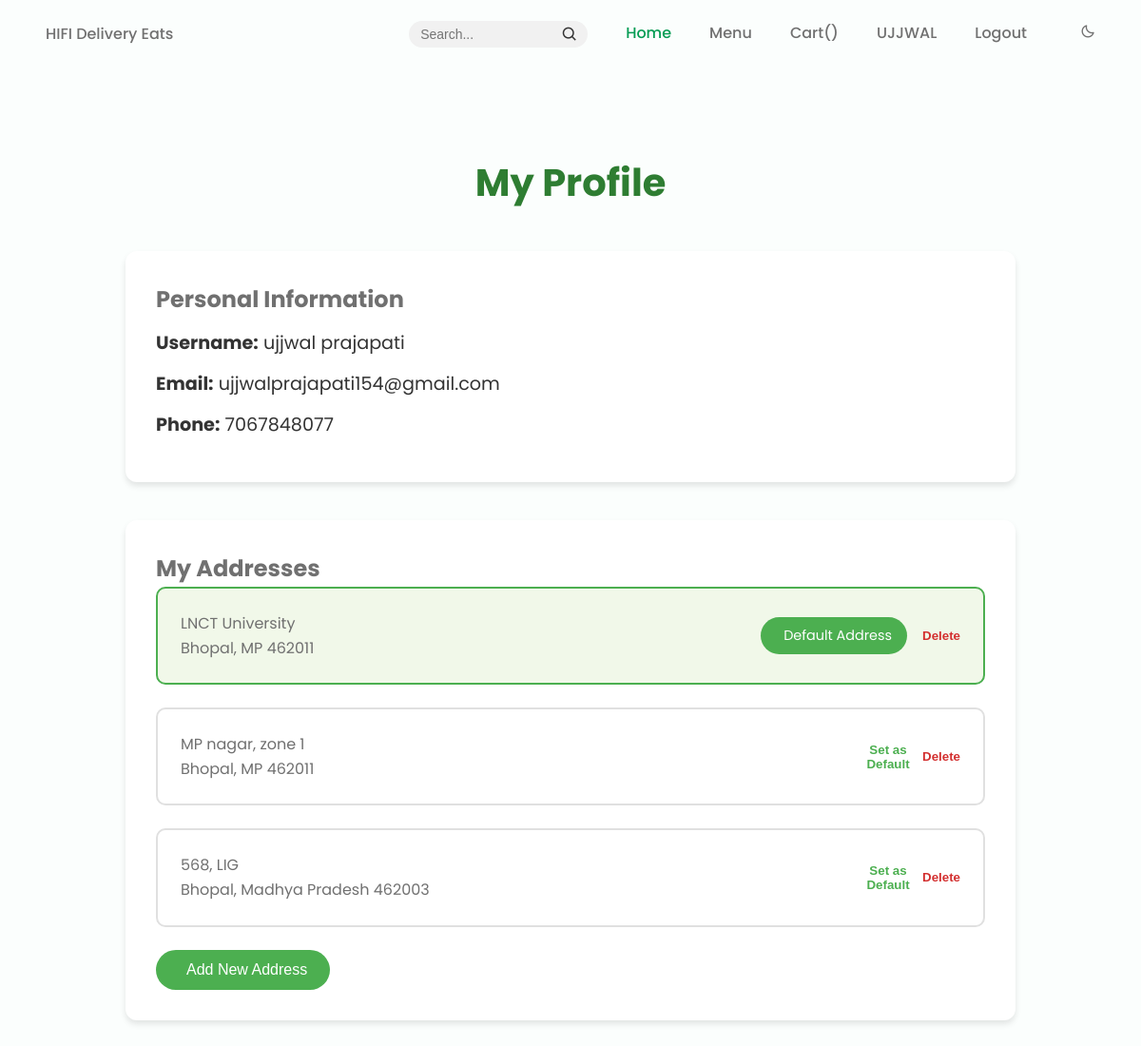
The app's page /user/profile (signed in), older data.
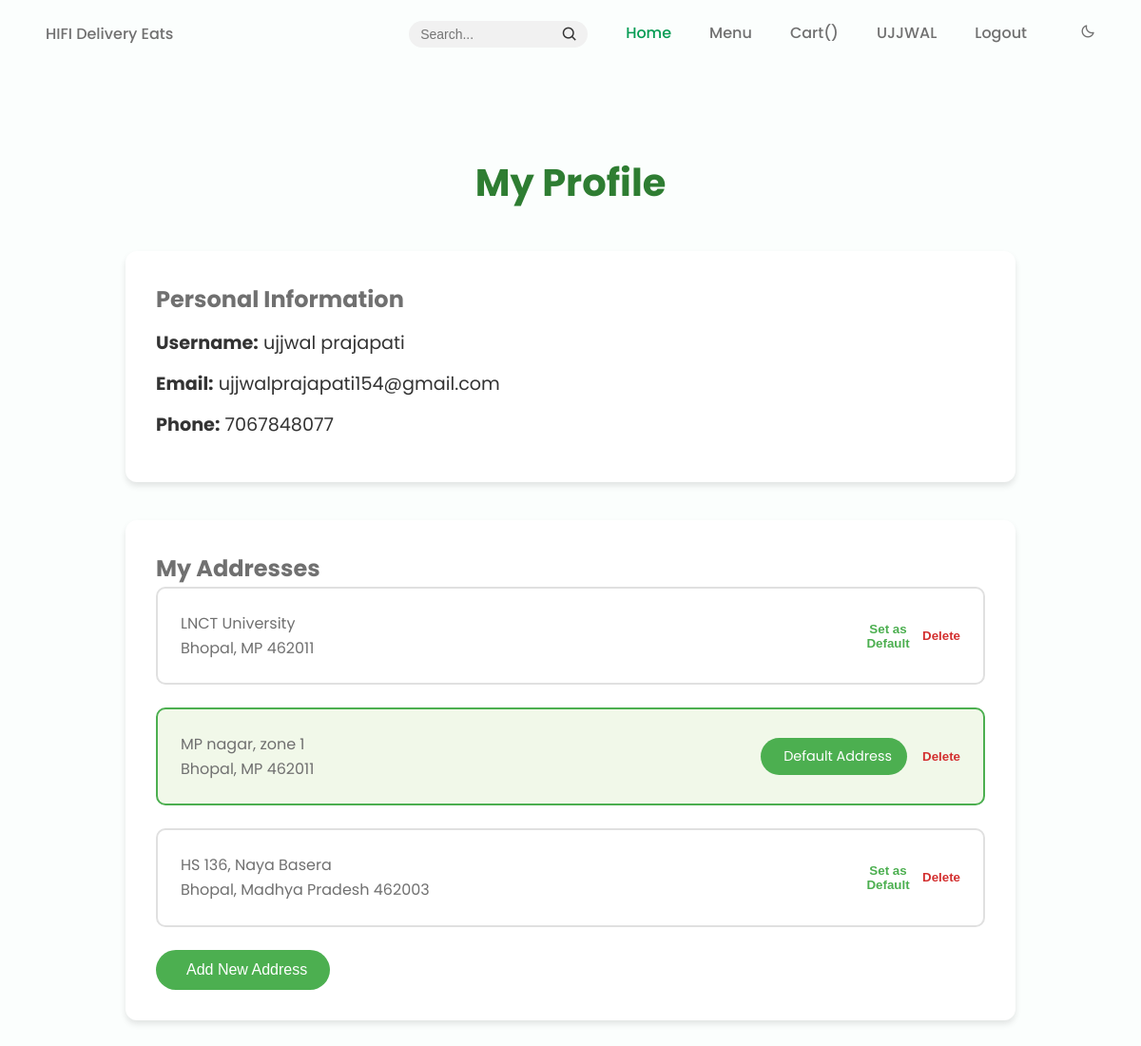
The same page, newer data.
### models.py (models this page shows, shortened)
class Customer(UserMixin, db.Model):
    __tablename__ = 'customer'
    id = db.Column(db.Integer, primary_key=True)
    username = db.Column(db.String(100))
    email = db.Column(db.String(100), unique=True)
    phone = db.Column(db.Integer,unique=True, nullable=False)
    password = db.Column(db.String(100), nullable=False)
    addresses = db.relationship("Address", backref="customer", lazy=True)
    orders = db.relationship("Order", back_populates="user", foreign_keys="Order.user_id")  # Orders placed by the user

class Address(db.Model):
    __tablename__ = 'address'
    id = db.Column(db.Integer, primary_key=True)
    customer_id = db.Column(db.Integer, db.ForeignKey('customer.id'), nullable=False)
    address_line = db.Column(db.String(255), nullable=False)
    city = db.Column(db.String(50), nullable=False)
    state = db.Column(db.String(50), nullable=False)
    zip_code = db.Column(db.String(20), nullable=False)
    is_preferred = db.Column(db.Boolean, default=False)

### routes/customer_routes.py (the view)
    @app.route('/user/profile')
    @login_required
    def customer():
        return render_template('user/profile.html', user=current_user)

### templates/user/profile.html (shortened to what this page needs)
{% extends "index.html" %}
{% block css %}
{{ super() }}
<link rel="stylesheet" href="{{ url_for('static', filename='css/user/profile.css') }}">
{% endblock css %}
{% block content %}
<div class="profile-container">
    <div class="profile-header">
        <h1>My Profile</h1>
    </div>
    <div class="profile-section user-details">
        <h2>Personal Information</h2>
        <div class="user-info">
            <p><strong>Username:</strong> {{ current_user.username }}</p>
            <p><strong>Email:</strong> {{ current_user.email }}</p>
            <p><strong>Phone:</strong> {{ current_user.phone }}</p>
        </div>
    </div>
    <div class="profile-section addresses">
        <h2>My Addresses</h2>
        <div class="addresses-list">
            {% for address in current_user.addresses %}
            <div class="address-card {% if address.is_preferred %}preferred{% endif %}">
                <div class="address-content">
                    <p>{{ address.address_line }}</p>
                    <p>{{ address.city }}, {{ address.state }} {{ address.zip_code }}</p>
                </div>
                <div class="address-actions">
                    {% if address.is_preferred %}
                    <span class="preferred-badge"> Default Address</span>
                    {% else %}
                    <button class="btn-make-preferred" data-address-id="{{ address.id }}">
                         Set as Default
                    </button>
                    {% endif %}
                    <button class="btn-delete-address" data-address-id="{{ address.id }}">
                         Delete
                    </button>
                </div>
            </div>
            {% endfor %}
        </div>
        <button id="btn-add-address" class="btn-primary">
             Add New Address
        </button>
    </div>
</div>
{% endblock %}

### templates/index.html (shortened to what this page needs)
<!DOCTYPE html>
<html lang="en">
  <head>
    {% block css %}
    <link rel="stylesheet" href="/css/index.css" />
    {% endblock css %}
    <link
      href="https://cdn.jsdelivr.net/npm/boxicons@2.0.5/css/boxicons.min.css"
      rel="stylesheet"
    />
  </head>
  <body>
    <header class="l-header" id="header">
      <nav class="nav bd-container">
        <a href="#" class="nav__logo">HIFI Delivery Eats</a>
        <div class="nav__menu" id="nav-menu">
          <ul class="nav__list">
            <li class="nav__item">
              <form class="search-form">
                <input
                  type="text"
                  class="search-input"
                  placeholder="Search..."
                  aria-label="Search"
                />
                <button type="submit" class="search-button">
                  <i class="bx bx-search"></i>
                </button>
              </form>
            </li>
            <li class="nav__item">
              <a href="{{ url_for('index') }}" class="nav__link active-link"
                >Home</a
              >
            </li>
            <li class="nav__item">
              <a href="{{ url_for('show_menu') }}" class="nav__link">Menu</a>
            </li>
            <li class="nav__item">
              <a href="#" class="nav__link">
                Cart()
              </a>
            </li>
            {% if user %}
            <li class="nav__item">
              <a href="{{ url_for('customer') }}" class="nav__link">
                {{ user.username.split()[0] | upper }}
              </a>
            </li>
            <li class="nav__item">
              <a href="{{ url_for('logout') }}" class="nav__link">Logout</a>
            </li>
            {% else %}
            <li class="nav__item">
              <a href="/signin" class="nav__link">Sign In</a>
            </li>
            {% endif %}
            <li class="nav__item">
              <i class="bx bx-moon change-theme" id="theme-button"></i>
            </li>
          </ul>
        </div>
      </nav>
    </header>
    <main class="l-main">{% block content %}{% endblock content %}</main>
  </body>
</html>

### static/css/index.css (style rules this page uses)
:root { --header-height: 3rem; --first-color: #069c54; --first-color-alt: #048654; --title-color: #393939; --text-color: #707070; --text-color-light: #a6a6a6; --body-color: #fbfefd; --container-color: #ffffff; --body-font: "Poppins", sans-serif; --biggest-font-size: 2.25rem; --h1-font-size: 1.5rem; --h2-font-size: 1.25rem; --h3-font-size: 1rem; --normal-font-size: 0.938rem; --small-font-size: 0.813rem; --smaller-font-size: 0.75rem; --font-medium: 500; --font-semi-bold: 600; --mb-1: 0.5rem; --mb-2: 1rem; --mb-3: 1.5rem; --mb-4: 2rem; --mb-5: 2.5rem; --mb-6: 3rem; --z-tooltip: 10; --z-fixed: 100; }
@media screen and (min-width: 768px) { :root { --biggest-font-size: 4rem; --h1-font-size: 2.25rem; --h2-font-size: 1.5rem; --h3-font-size: 1.25rem; --normal-font-size: 1rem; --small-font-size: 0.875rem; --smaller-font-size: 0.813rem; } }
html { scroll-behavior: smooth; }
body { margin: var(--header-height) 0 0 0; font-family: var(--body-font); font-size: var(--normal-font-size); background-color: var(--body-color); color: var(--text-color); line-height: 1.6; }
h1, h2, h3, p, ul { margin: 0; }
ul { padding: 0; list-style: none; }
a { text-decoration: none; }
.bd-container { max-width: 960px; width: calc(100% - 2rem); margin-left: var(--mb-2); margin-right: var(--mb-2); }
.l-header { width: 100%; position: fixed; top: 0; left: 0; z-index: var(--z-fixed); background-color: var(--body-color); }
.nav { max-width: 1104px; height: var(--header-height); display: flex; justify-content: space-between; align-items: center; }
.nav__item { margin-bottom: var(--mb-2); }
.nav__link, .nav__logo, .nav__toggle { color: var(--text-color); font-weight: var(--font-medium); }
.nav__link { transition: 0.3s; }
.active-link { color: var(--first-color); }
@media screen and (min-width: 768px) { body { margin: 0; } }
@media screen and (min-width: 768px) { .nav { height: calc(var(--header-height) + 1.5rem); } }
@media screen and (min-width: 768px) { .nav__list { display: flex; } }
@media screen and (min-width: 768px) { .nav__item { margin-left: var(--mb-5); margin-bottom: 0; } }
@media screen and (min-width: 768px) { .change-theme { position: initial; margin-left: var(--mb-2); } }
@media screen and (min-width: 960px) { .bd-container { margin-left: auto; margin-right: auto; } }
.search-form { display: flex; align-items: center; background-color: #f1f1f1; border-radius: 25px; padding: 5px 10px; }
.search-input { border: none; outline: none; background: transparent; font-size: 14px; width: 150px; transition: width 0.3s ease; }
.search-button { background: none; border: none; cursor: pointer; padding: 0; display: flex; align-items: center; justify-content: center; }
.search-button i { font-size: 18px; color: #333; }

### static/css/user/profile.css (style rules this page uses)
.profile-container { max-width: 1000px; margin: 10rem auto; padding: 0 2rem; max-height: 90vh; overflow-y: auto; border-radius: 12px; scrollbar-width: none; -ms-overflow-style: none; }
.profile-header { margin-bottom: 2.5rem; text-align: center; }
.profile-header h1 { color: #2e7d32; font-size: 2.5rem; margin-bottom: 1rem; }
.profile-section { background: #ffffff; border-radius: 12px; padding: 2rem; margin-bottom: 2.5rem; box-shadow: 0 4px 6px rgba(0, 0, 0, 0.1); transition: transform 0.2s ease; }
.user-info p { margin: 0.75rem 0; font-size: 1.2rem; color: #333; }
.addresses-list { display: grid; gap: 1.5rem; margin-bottom: 1.5rem; }
.address-card { border: 2px solid #e0e0e0; border-radius: 10px; padding: 1.5rem; display: flex; justify-content: space-between; align-items: center; transition: all 0.3s ease; }
.address-card.preferred { border-color: #4caf50; background-color: #f1f8e9; }
.preferred-badge { background: #4caf50; color: #ffffff; padding: 0.5rem 1rem; border-radius: 20px; font-size: 0.9rem; display: inline-flex; align-items: center; gap: 0.5rem; }
.address-actions { display: flex; gap: 1rem; align-items: center; }
.address-actions button { background: none; border: none; padding: 0.5rem; cursor: pointer; border-radius: 50%; width: 40px; height: 40px; display: flex; align-items: center; justify-content: center; transition: all 0.2s ease; }
.btn-delete-address { color: #d32f2f; font-weight: bold; }
.btn-make-preferred { color: #4caf50; font-weight: bold; }
.btn-primary { background: #4caf50; color: #ffffff; border: none; padding: 0.75rem 1.5rem; border-radius: 25px; cursor: pointer; font-size: 1rem; display: inline-flex; align-items: center; gap: 0.5rem; transition: all 0.3s ease; }

Row changes from the older to the newer data that the page shows:
removed Address: address_line "568, LIG", city "Bhopal", state "Madhya Pradesh", zip_code "462003"
changed Address "LNCT University": is_preferred "Default Address" → "Set as Default"
changed Address "MP nagar, zone 1": is_preferred "Set as Default" → "Default Address"
added Address: address_line "HS 136, Naya Basera", city "Bhopal", state "Madhya Pradesh", zip_code "462003"
